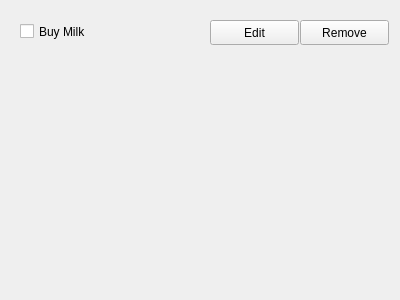
<?xml version="1.0" encoding="UTF-8"?>
<ui version="4.0">
 <class>Task</class>
 <widget class="QWidget" name="Task">
  <property name="geometry">
   <rect>
    <x>0</x>
    <y>0</y>
    <width>400</width>
    <height>300</height>
   </rect>
  </property>
  <property name="windowTitle">
   <string>Form</string>
  </property>
  <widget class="QPushButton" name="editButton">
   <property name="geometry">
    <rect>
     <x>210</x>
     <y>20</y>
     <width>89</width>
     <height>25</height>
    </rect>
   </property>
   <property name="text">
    <string>Edit</string>
   </property>
  </widget>
  <widget class="QCheckBox" name="checkbox">
   <property name="geometry">
    <rect>
     <x>20</x>
     <y>20</y>
     <width>92</width>
     <height>23</height>
    </rect>
   </property>
   <property name="text">
    <string>Buy Milk</string>
   </property>
  </widget>
  <widget class="QPushButton" name="removeButton">
   <property name="geometry">
    <rect>
     <x>300</x>
     <y>20</y>
     <width>89</width>
     <height>25</height>
    </rect>
   </property>
   <property name="text">
    <string>Remove</string>
   </property>
  </widget>
 </widget>
 <resources/>
 <connections/>
</ui>
